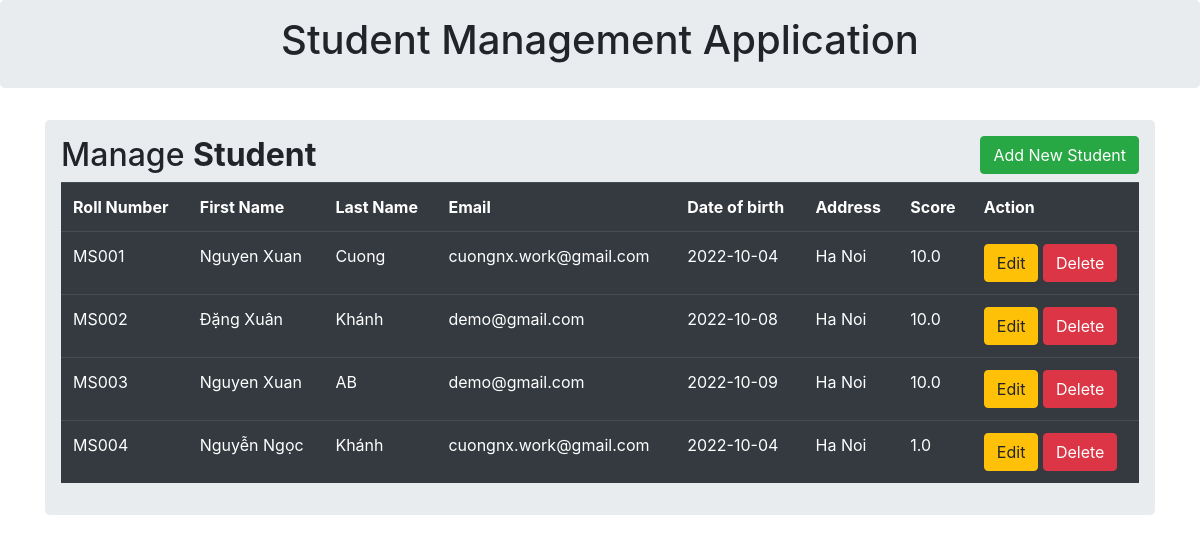
Before: / with the older database file.
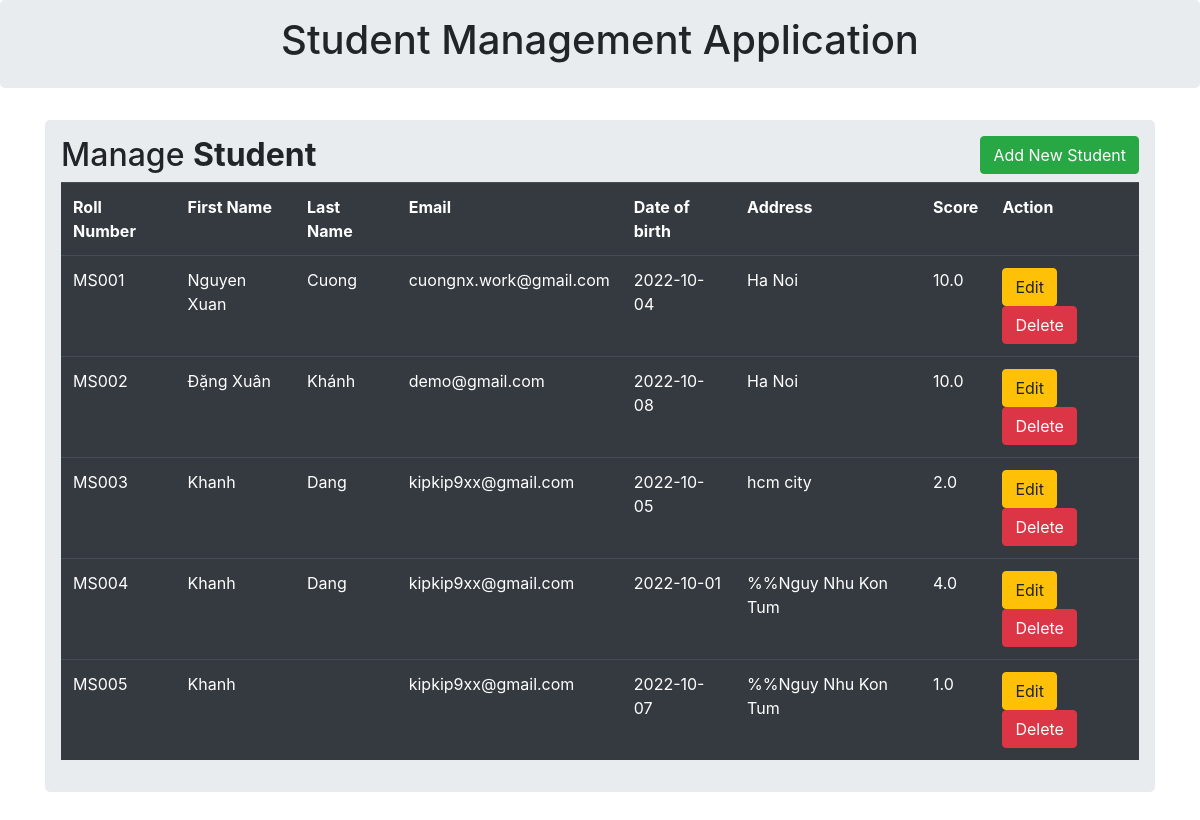
After: the same page with the newer database file.
### tables this page shows
CREATE TABLE student (
                                            roll_number text PRIMARY KEY,
                                            first_name text NOT NULL,
                                            last_name text NOT NULL,
                                            email text NOT NULL,
                                            date_of_birth text NOT NULL,
                                            address text NOT NULL,
                                            score real NOT NULL
                                        );

### app.py (the view)
@app.route('/')
def index():
    allData = studentData.getAll()
    return render_template('index.html', students = allData)

### data_access.py (called while the page is built)
    def getAll(self):
        sql_select = """SELECT roll_number, first_name, last_name, email, date_of_birth, address, score FROM student"""
        data = self.conn.cursor().execute(sql_select).fetchall()
        students = []
        for item in data:
            s = Student(item)
            students.append(s)
        return students

### student.py (called while the page is built)
    @property
    def rnumber(self): return self.__rnumber

    @property
    def fname(self): return self.__fname

    @property
    def lname(self): return self.__lname

    @property
    def email(self): return self.__email

    @property
    def dob(self): return self.__dob

    @property
    def address(self): return self.__address

    @property
    def score(self): return self.__score

### templates/index.html (shortened to what this page needs)
{% extends 'base.html' %}
{% block body %}
    <div class="container">
        <div class="row">
            <div class="col-md-12">
                <div class="jumbotron p-3">
                    <h2>Manage <b>Student </b>
                        <button type="button" class="btn btn-success float-right"
                                data-toggle="modal"
                                data-target="#myModal">Add New Student
                        </button>
                    </h2>
                    <table class="table table-hover table-dark">
                        <tr>
                            <th>Roll Number</th>
                            <th>First Name</th>
                            <th>Last Name</th>
                            <th>Email</th>
                            <th>Date of birth</th>
                            <th>Address</th>
                            <th>Score</th>
                            <th>Action</th>
                        </tr>
                        {% for row in students %}
                        <tr>
                            <td>{{row.rnumber}}</td>
                            <td>{{row.fname}}</td>
                            <td>{{row.lname}}</td>
                            <td>{{row.email}}</td>
                            <td>{{row.dob}}</td>
                            <td>{{row.address}}</td>
                            <td>{{row.score}}</td>
                            <td>
                                <a href="/update/{{row.rnumber}}" class="btn btn-warning btn-xs"
                                   data-toggle="modal"
                                   data-target="#modalEdit{{row.rnumber}}">Edit</a>
                                <a href="/delete/{{row.rnumber}}" class="btn btn-danger btn-xs"
                                   onclick="return confirm('Are you sure?')">Delete</a>
                            </td>
                        </tr>
                        {% endfor %}
                    </table>
                </div>
            </div>
        </div>
    </div>
{% endblock %}

### templates/base.html (shortened to what this page needs)
<!DOCTYPE html>
<html lang="en">
<head>
    <link rel="stylesheet" href="https://cdn.jsdelivr.net/npm/bootstrap@4.3.1/dist/css/bootstrap.min.css"
>
</head>
<body>
{% block body %}{% endblock %}
</body>
</html>

### templates/header.html (shortened to what this page needs)
{% extends 'base.html' %}
{% block body %}
    <div class="jumbotron p-3">
        <div class="well text-center">
            <h1>Student Management Application</h1>
        </div>
    </div>
{% endblock %}

### templates/update_dialog.html (shortened to what this page needs)
{% extends 'base_dialog.html' %}

### templates/create_dialog.html (shortened to what this page needs)
{% extends 'base_dialog.html' %}

Changed rows visible on the page:
changed student "MS003": fname "Nguyen Xuan" → "Khanh"; lname "AB" → "Dang"; email "demo@gmail.com" → "kipkip9xx@gmail.com"; dob "2022-10-09" → "2022-10-05"; address "Ha Noi" → "hcm city"; score "10.0" → "2.0"
changed student "MS004": fname "Nguyễn Ngọc" → "Khanh"; lname "Khánh" → "Dang"; email "cuongnx.work@gmail.com" → "kipkip9xx@gmail.com"; dob "2022-10-04" → "2022-10-01"; address "Ha Noi" → "%%Nguy Nhu Kon Tum"; score "1.0" → "4.0"
added student: rnumber "MS005", fname "Khanh", email "kipkip9xx@gmail.com", dob "2022-10-07", address "%%Nguy Nhu Kon Tum", score "1.0"
